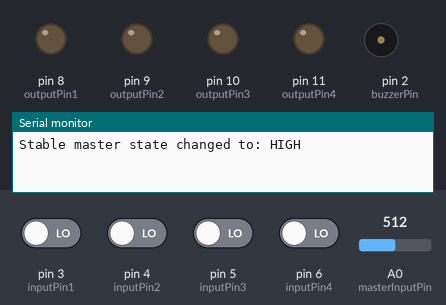
Simulated run of this program. Board: Arduino Uno, built with avr-gcc and run on an emulated ATmega328P. Parts: output pins drawn as LEDs (lit = HIGH), buzzer (waves = sounding, pin HIGH), the last lines printed to the serial monitor. Inputs (shaded band) come from the test bench; at power-on: pin 3 (inputPin1), pin 4 (inputPin2), pin 5 (inputPin3), pin 6 (inputPin4) LOW, A0 (masterInputPin) = 512.

Above: at 1.2 s.
1.3 s: A0 (masterInputPin) set to 419
2.8 s: A0 (masterInputPin) set to 392
At 3.04 s:
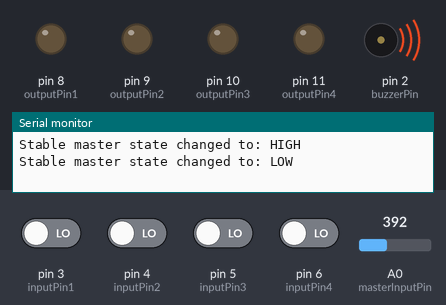
Timing chart, 0 to 5.8 s (numbered marks = the images above; inputs shaded):
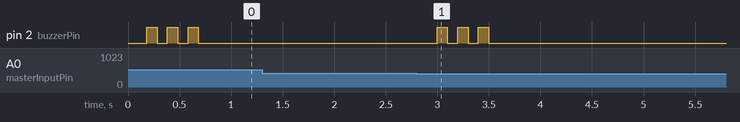

Measured:
- the behaviour switches between 401 and 400 on A0 (masterInputPin) (found by bisection; images 0 and 1)
- after the input at 1.3 s, every drawn part: stays the same
- after the input at 2.8 s, pin 2 (buzzerPin): alternates HIGH for 0.10 s and LOW for 0.10 s, 6 changes in all, then stays LOW, starting after 0.20 s
- by itself, pin 2 (buzzerPin): alternates HIGH for 0.10 s and LOW for 0.10 s, 6 changes in all, then stays LOW

The program:

main.cpp
```cpp
/*
 * Arduino Input/Output Control with Latch Functionality and Input Debounce
 *
 * This program uses 5 input pins and 4 output pins:
 * - masterInputPin: When HIGH, allows other inputs to toggle outputs
 * - 4 other input pins: Each toggles the state of its corresponding output pin
 * - 4 output pins: Each latches/holds its state when toggled by its input
 */
#include <Arduino.h>
// Define pin numbers for inputs
const int masterInputPin = A0;   // Master control input
const int inputPin1 = 3;
const int inputPin2 = 4;
const int inputPin3 = 5;
const int inputPin4 = 6;

// Define custom voltage threshold for master input (assuming 5V reference)
const int masterThreshold = 400;

// Master input debounce variables
const int masterDebounceCount = 10;  // Number of consecutive readings needed to change state
int masterReadings = 0;             // Counter for consistent readings
int stableMasterState = LOW;        // Current stable state of master input

// Define pin numbers for outputs
const int outputPin1 = 8;
const int outputPin2 = 9;
const int outputPin3 = 10;
const int outputPin4 = 11;

const int buzzerPin = 2;

// Variables to store previous input states for edge detection
int prevInput1 = LOW;
int prevInput2 = LOW;
int prevInput3 = LOW;
int prevInput4 = LOW;

// Variables to store output states
int outputState1 = LOW;
int outputState2 = LOW;
int outputState3 = LOW;
int outputState4 = LOW;

void buzz()
{
  digitalWrite(buzzerPin, HIGH);
  delay(100);
  digitalWrite(buzzerPin, LOW);
}

void setup() {
  // Initialize input pins
  pinMode(masterInputPin, INPUT);
  pinMode(inputPin1, INPUT);
  pinMode(inputPin2, INPUT);
  pinMode(inputPin3, INPUT);
  pinMode(inputPin4, INPUT);

  // Initialize output pins
  pinMode(outputPin1, OUTPUT);
  pinMode(outputPin2, OUTPUT);
  pinMode(outputPin3, OUTPUT);
  pinMode(outputPin4, OUTPUT);

  pinMode(buzzerPin, OUTPUT);

  // Initialize all outputs to LOW
  digitalWrite(outputPin1, LOW);
  digitalWrite(outputPin2, LOW);
  digitalWrite(outputPin3, LOW);
  digitalWrite(outputPin4, LOW);

  digitalWrite(buzzerPin, LOW);
  // Optional: Start serial for debugging
  Serial.begin(9600);
}

void loop() {
  // Read the analog value of master input pin
  int masterValue = analogRead(masterInputPin);
  int rawMasterState = (masterValue > masterThreshold) ? HIGH : LOW;

  // Debounce the master input
  if (rawMasterState == stableMasterState) {
    // Input matches current state, reset the counter
    masterReadings = 0;
  } else {
    // Input differs from current state, increment the counter
    masterReadings++;

    // If we've seen enough consistent readings, change the state
    if (masterReadings >= masterDebounceCount) {
      stableMasterState = rawMasterState;
      masterReadings = 0;

      Serial.print("Stable master state changed to: ");
      Serial.println(stableMasterState ? "HIGH" : "LOW");
      digitalWrite(buzzerPin, HIGH);
      delay(100);
      digitalWrite(buzzerPin, LOW);
      delay(100);
      digitalWrite(buzzerPin, HIGH);
      delay(100);
      digitalWrite(buzzerPin, LOW);
      delay(100);
      digitalWrite(buzzerPin, HIGH);
      delay(100);
      digitalWrite(buzzerPin, LOW);
    }
  }

  // Read current input states
  int currentInput1 = digitalRead(inputPin1);
  int currentInput2 = digitalRead(inputPin2);
  int currentInput3 = digitalRead(inputPin3);
  int currentInput4 = digitalRead(inputPin4);

  // If master input is HIGH, check for input transitions to toggle outputs
  if (stableMasterState == HIGH) {
    // Check for transitions
    if (currentInput1 == HIGH && prevInput1 == LOW) {
      outputState1 = !outputState1;  // Toggle output state
      digitalWrite(outputPin1, outputState1);
      Serial.print("Output 1 toggled to: ");
      Serial.println(outputState1 ? "HIGH" : "LOW");
      buzz();
    }

    if (currentInput2 == HIGH && prevInput2 == LOW) {
      outputState2 = !outputState2;
      digitalWrite(outputPin2, outputState2);
      Serial.print("Output 2 toggled to: ");
      Serial.println(outputState2 ? "HIGH" : "LOW");
      buzz();
    }

    if (currentInput3 == HIGH && prevInput3 == LOW) {
      outputState3 = !outputState3;
      digitalWrite(outputPin3, outputState3);
      Serial.print("Output 3 toggled to: ");
      Serial.println(outputState3 ? "HIGH" : "LOW");
      buzz();
    }

    if (currentInput4 == HIGH && prevInput4 == LOW) {
      outputState4 = !outputState4;
      digitalWrite(outputPin4, outputState4);
      Serial.print("Output 4 toggled to: ");
      Serial.println(outputState4 ? "HIGH" : "LOW");
      buzz();
    }
  } else if (stableMasterState == LOW) {
    // If master input is LOW, all outputs are set to LOW
    outputState1 = LOW;
    outputState2 = LOW;
    outputState3 = LOW;
    outputState4 = LOW;

    digitalWrite(outputPin1, LOW);
    digitalWrite(outputPin2, LOW);
    digitalWrite(outputPin3, LOW);
    digitalWrite(outputPin4, LOW);
  }

  // Store current input states for next iteration
  prevInput1 = currentInput1;
  prevInput2 = currentInput2;
  prevInput3 = currentInput3;
  prevInput4 = currentInput4;

  // Small delay to prevent excessive looping
  delay(20);
}
```
